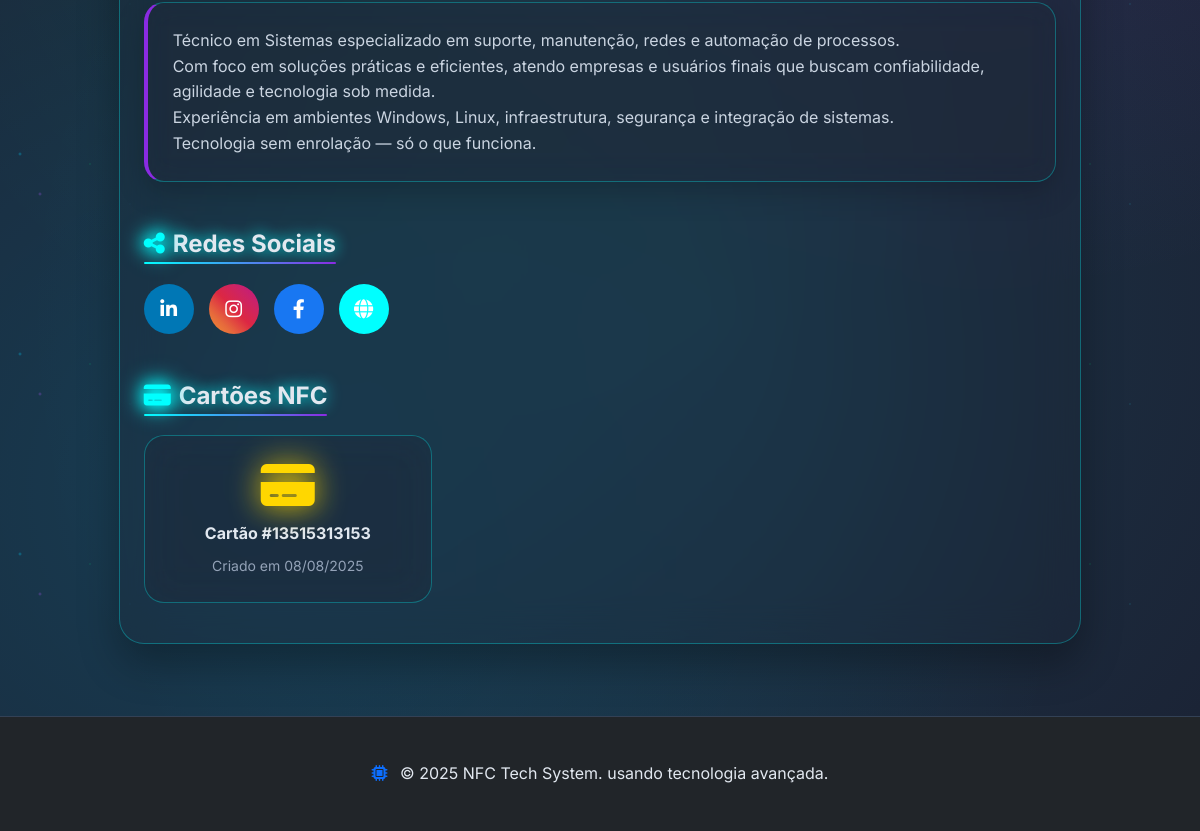
The page /master-enterprise/pessoas/teste-de-cadastro-para-aqpresentacao-card/ (lower part) on the database as committed earlier.
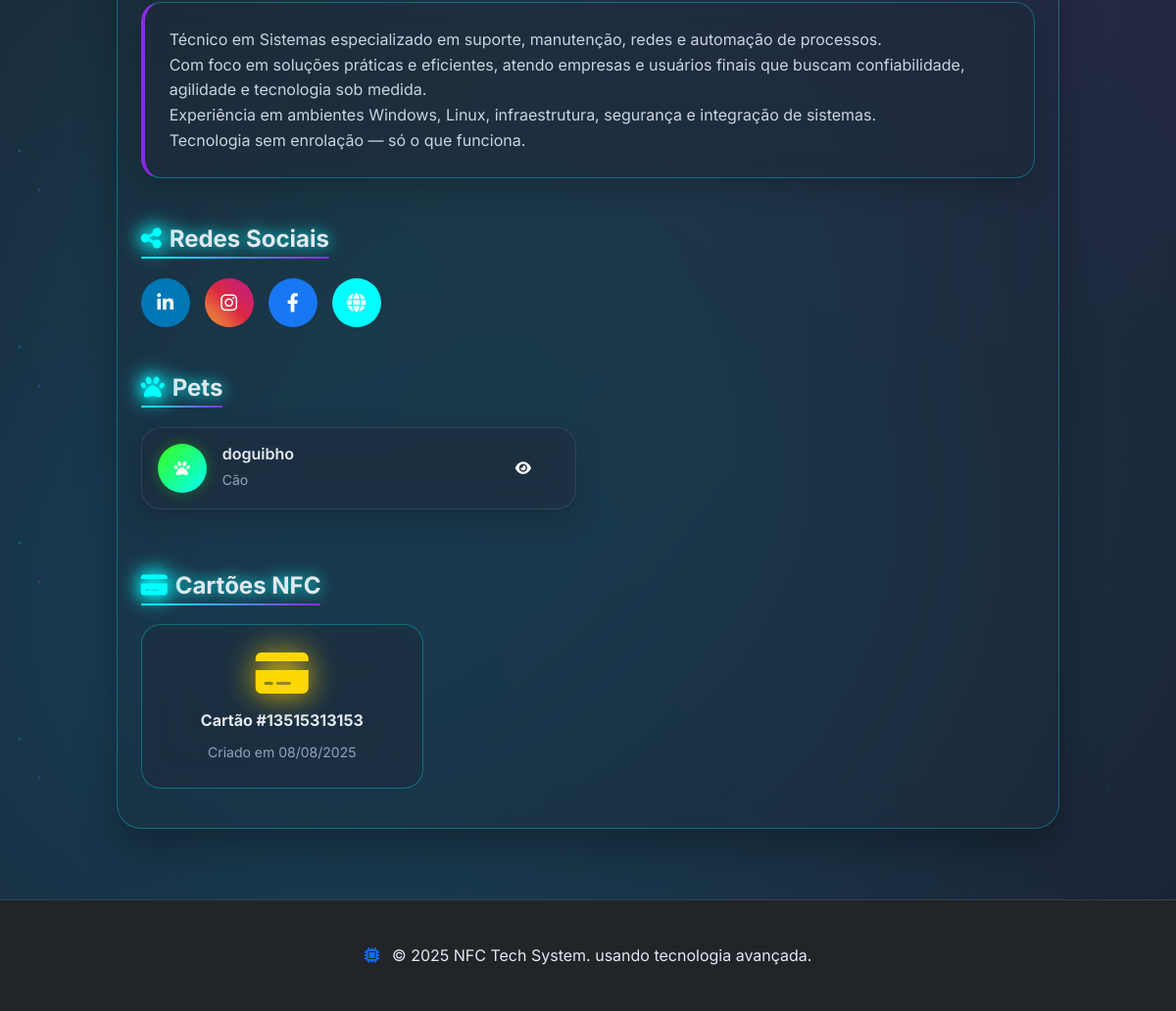
The same page on the database as committed later.
### nfc_cards/models.py (models this page shows, shortened)
class NFCCard(models.Model):
    TIPOS = [
        ('pessoa', 'Cartão de Visita'),
        ('pet', 'Carteirinha de Pet'),
    ]
    empresa = models.ForeignKey(Empresa, on_delete=models.CASCADE, related_name='cartoes_nfc', verbose_name="Empresa")
    id = models.UUIDField(primary_key=True, default=uuid.uuid4, editable=False)
    codigo_nfc = models.CharField(max_length=50, unique=True, verbose_name="Código NFC")
    tipo = models.CharField(max_length=20, choices=TIPOS, verbose_name="Tipo de Cartão")
    pessoa = models.ForeignKey(Person, on_delete=models.CASCADE, blank=True, null=True, related_name='cartoes_nfc')
    pet = models.ForeignKey(Pet, on_delete=models.CASCADE, blank=True, null=True, related_name='cartoes_nfc')
    qr_code = models.ImageField(upload_to='qr_codes/', blank=True, null=True, verbose_name="QR Code")
    criado_em = models.DateTimeField(auto_now_add=True)
    atualizado_em = models.DateTimeField(auto_now=True)
    ativo = models.BooleanField(default=True)
    class Meta:
        verbose_name = "Cartão NFC"
        verbose_name_plural = "Cartões NFC"
        ordering = ['-criado_em']

class Pet(models.Model):
    ESPECIES = [
        ('cao', 'Cão'),
        ('gato', 'Gato'),
        ('passaro', 'Pássaro'),
        ('peixe', 'Peixe'),
        ('outro', 'Outro'),
    ]
    PORTES = [
        ('pequeno', 'Pequeno'),
        ('medio', 'Médio'),
        ('grande', 'Grande'),
    ]
    empresa = models.ForeignKey(Empresa, on_delete=models.CASCADE, related_name='pets', verbose_name="Empresa")
    slug = models.SlugField(max_length=100, verbose_name="Slug")
    nome = models.CharField(max_length=50, verbose_name="Nome do Pet")
    especie = models.CharField(max_length=20, choices=ESPECIES, verbose_name="Espécie")
    raca = models.CharField(max_length=50, blank=True, verbose_name="Raça")
    porte = models.CharField(max_length=20, choices=PORTES, blank=True, verbose_name="Porte")
    cor = models.CharField(max_length=50, blank=True, verbose_name="Cor")
    data_nascimento = models.DateField(blank=True, null=True, verbose_name="Data de Nascimento")
    foto = models.ImageField(upload_to='pets/', blank=True, null=True, verbose_name="Foto do Pet")
    veterinario = models.CharField(max_length=100, blank=True, verbose_name="Veterinário")
    telefone_veterinario = models.CharField(max_length=20, blank=True, verbose_name="Telefone do Veterinário")
    observacoes = models.TextField(blank=True, verbose_name="Observações Especiais")
    medicamentos = models.TextField(blank=True, verbose_name="Medicamentos")
    alergias = models.TextField(blank=True, verbose_name="Alergias")
    tutor = models.ForeignKey(Person, on_delete=models.CASCADE, related_name='pets', verbose_name="Tutor")
    criado_em = models.DateTimeField(auto_now_add=True)
    atualizado_em = models.DateTimeField(auto_now=True)
    ativo = models.BooleanField(default=True)
    class Meta:
        verbose_name = "Pet"
        verbose_name_plural = "Pets"
        ordering = ['nome']
        unique_together = ['empresa', 'slug']

### nfc_cards/views.py (the view)
# urls.py: path('<slug:empresa_slug>/pessoas/<slug:person_slug>/', views.PersonDetailView.as_view(), name='person_detail'),
class PersonDetailView(DetailView):
    model = Person
    template_name = 'nfc_cards/person_detail.html'
    context_object_name = 'person'
    slug_field = 'slug'
    slug_url_kwarg = 'person_slug'
    def get_object(self, queryset=None):
        empresa_slug = self.kwargs.get('empresa_slug')
        person_slug = self.kwargs.get('person_slug')
        empresa = get_object_or_404(Empresa, slug=empresa_slug, ativo=True)
        return get_object_or_404(Person, empresa=empresa, slug=person_slug, ativo=True)
    def get_context_data(self, **kwargs):
        context = super().get_context_data(**kwargs)
        context['cartoes_nfc'] = self.object.cartoes_nfc.filter(ativo=True)
        context['empresa'] = self.object.empresa
        return context

### nfc_cards/templates/nfc_cards/person_detail.html (shortened to what the changed rows need)
{% extends 'nfc_cards/base.html' %}
{% block content %}
<div class="container py-4">
    <div class="row">
        <div class="col-lg-10 mx-auto">
            <div class="person-detail-card">
                <div class="card-body p-4">
                    {% if person.pets.all %}
                    <div class="row mt-5">
                        <div class="col-12">
                            <h4 class="section-title">
                                <i class="fas fa-paw me-2"></i>Pets
                            </h4>
                            <div class="row">
                                {% for pet in person.pets.all %}
                                <div class="col-lg-6 mb-3">
                                    <div class="pet-mini-card">
                                        <div class="card-body p-3">
                                            <div class="d-flex align-items-center">
                                                {% if pet.foto %}
                                                    <img src="{{ pet.foto.url }}" alt="{{ pet.nome }}" class="pet-mini-photo me-3">
                                                {% else %}
                                                    <div class="pet-mini-placeholder me-3">
                                                        <i class="fas fa-paw"></i>
                                                    </div>
                                                {% endif %}
                                                <div class="flex-grow-1">
                                                    <h6 class="mb-1" style="color: #e2e8f0;">{{ pet.nome }}</h6>
                                                    <small style="color: #94a3b8;">{{ pet.get_especie_display }}</small>
                                                </div>
                                                <a href="{% url 'pet_detail' empresa_slug=empresa.slug pet_slug=pet.slug %}" class="btn btn-sm btn-outline-light">
                                                    <i class="fas fa-eye"></i>
                                                </a>
                                            </div>
                                        </div>
                                    </div>
                                </div>
                                {% endfor %}
                            </div>
                        </div>
                    </div>
                    {% endif %}
                    <div class="row mt-5">
                        <div class="col-12">
                            <div class="row">
                                {% for cartao in person.cartoes_nfc.all %}
                                <div class="col-lg-4 col-md-6 mb-3">
                                    <div class="nfc-card-item">
                                        <i class="fas fa-credit-card fa-3x"></i>
                                        <h6>Cartão #{{ cartao.codigo_nfc }}</h6>
                                        <small>Criado em {{ cartao.criado_em|date:"d/m/Y" }}</small>
                                    </div>
                                </div>
                                {% endfor %}
                            </div>
                        </div>
                    </div>
                </div>
            </div>
        </div>
    </div>
</div>
{% endblock %}

Rows that differ between the two databases and show on the page:
added Pet: nome "doguibho", especie "Cão"
Other text that changed with them:
text now shown: "Pets"
